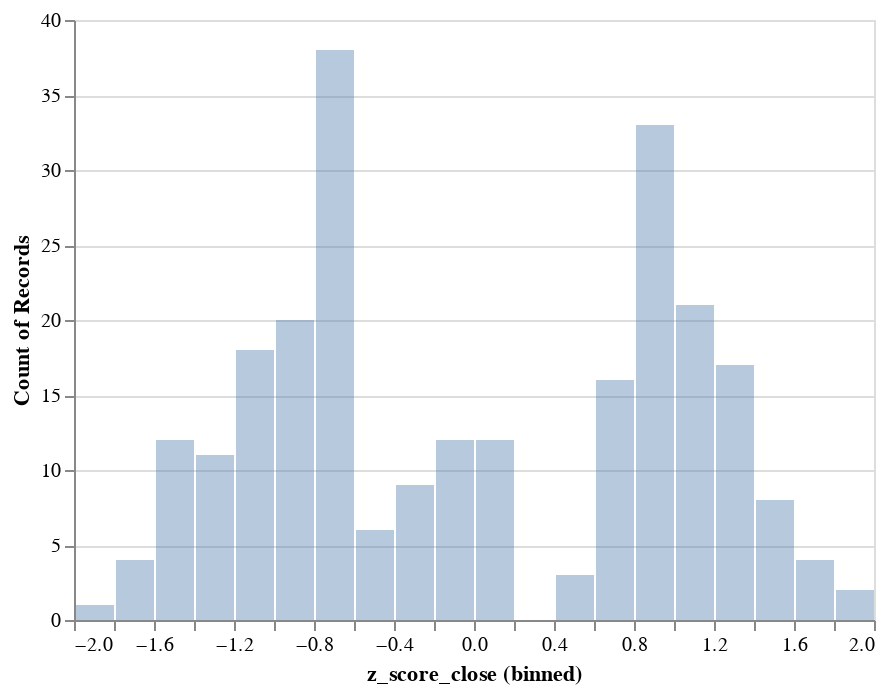

The code cell stored with this chart in its notebook:
### Code cell
alt.Chart(z_score_AAPL.melt(value_name='z_score_close')).mark_bar(opacity=0.4).encode(
    x=alt.X('z_score_close', bin=alt.Bin(maxbins=30)),
    y=alt.Y('count()', stack=None))

### Figure 1 — Vega-Lite specification as saved in the notebook (floating-point values rounded to 4 significant figures; data arrays with more than 128 entries replaced by an {"elided": "..."} marker saying what was removed)
{"config": {"view": {"continuousWidth": 400, "continuousHeight": 300}}, "data": {"name": "data-e86a62ce91fe2da647c8ebe9256e022c"}, "mark": {"type": "bar", "opacity": 0.4}, "encoding": {"x": {"type": "quantitative", "bin": {"maxbins": 30}, "field": "z_score_close"}, "y": {"type": "quantitative", "aggregate": "count", "stack": null}}, "$schema": "https://vega.github.io/schema/vega-lite/v4.8.1.json", "datasets": {"data-e86a62ce91fe2da647c8ebe9256e022c": {"elided": "247 records"}}}
